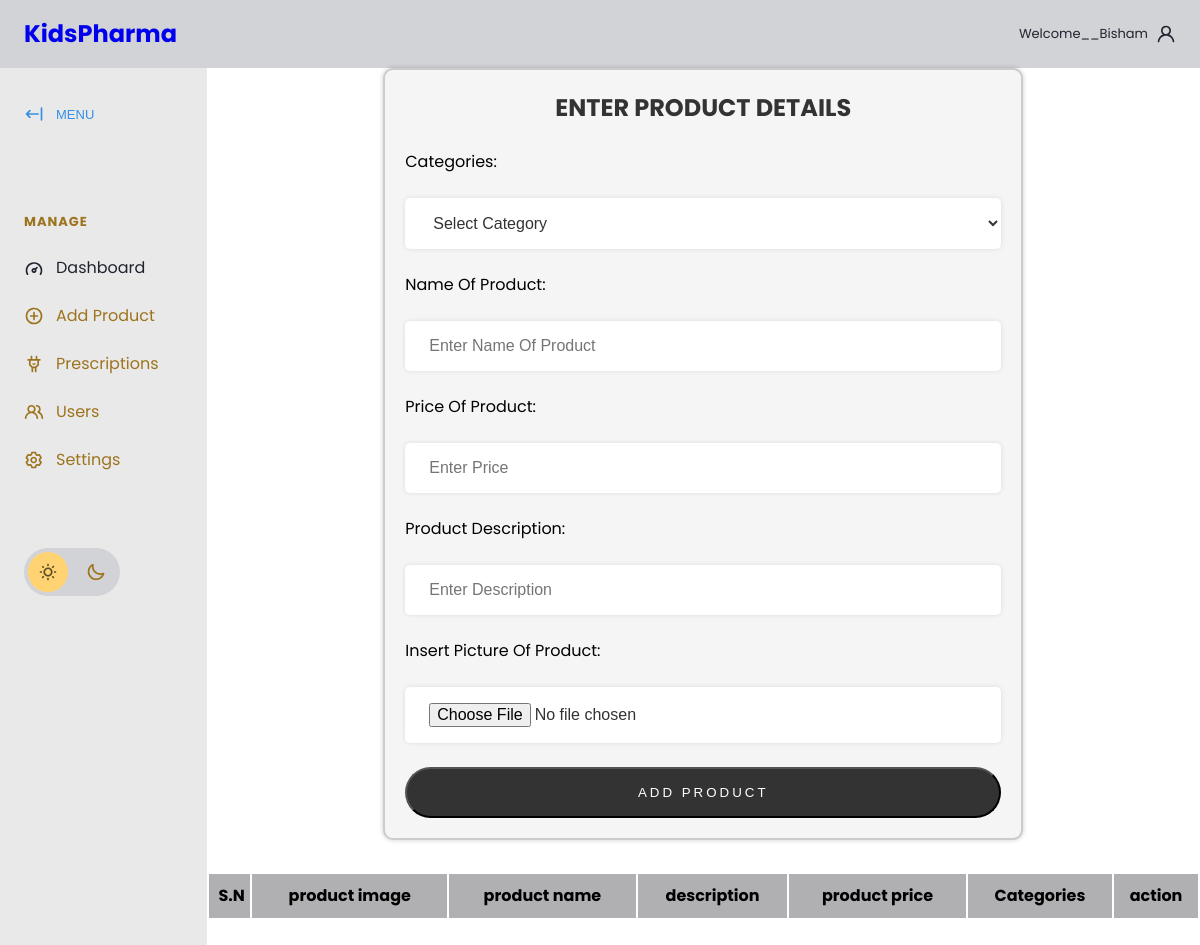
The app's page /php/addproduct.php, older data.
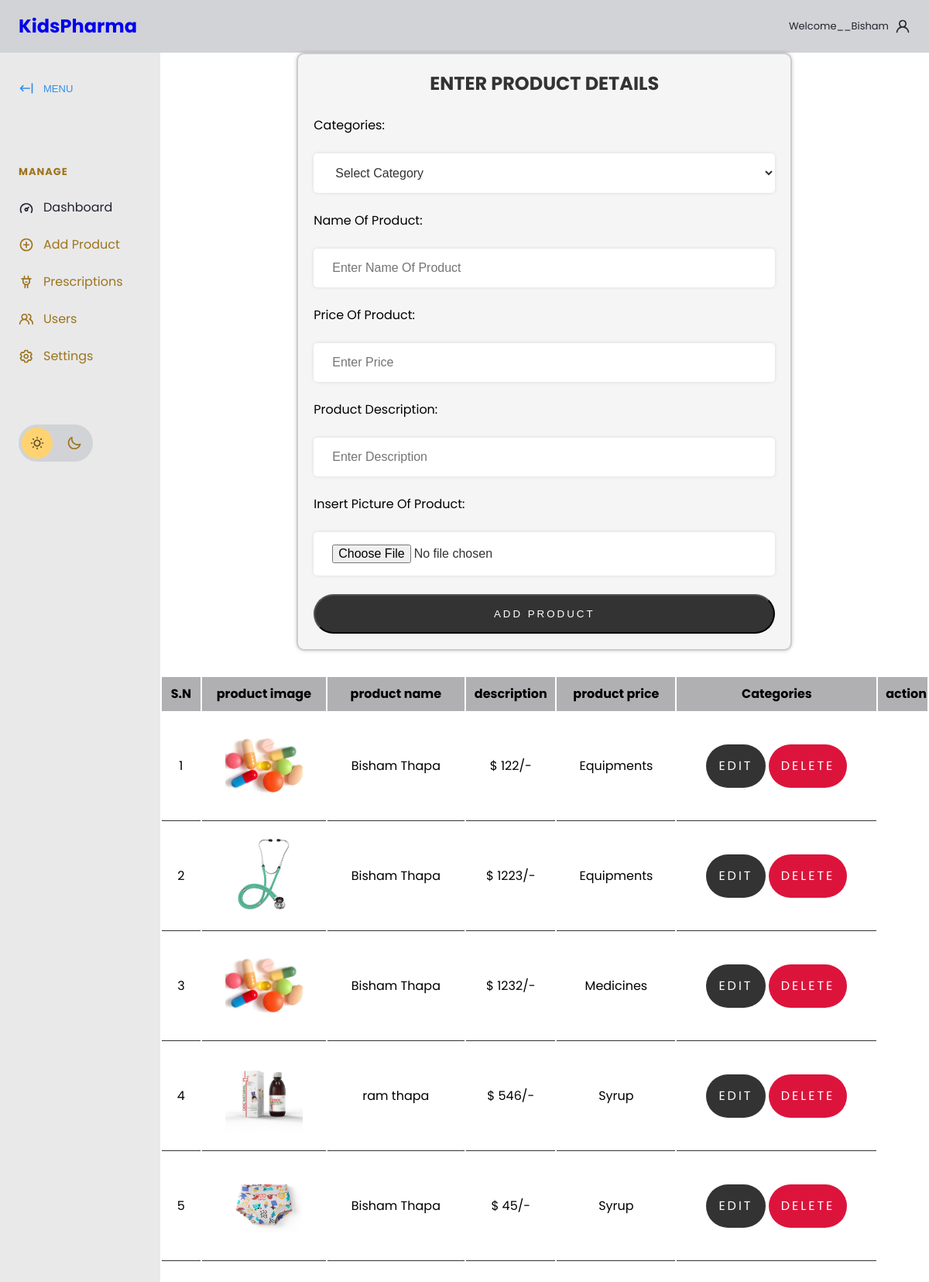
The same page, newer data.
### tables this page shows
CREATE TABLE `products` (
  `id` int(11) NOT NULL,
  `categories` varchar(227) NOT NULL,
  `product_name` varchar(225) DEFAULT NULL,
  `product_price` varchar(225) DEFAULT NULL,
  `product_img` varchar(225) DEFAULT NULL,
  `c_id` int(11) DEFAULT NULL,
  `description` varchar(200) DEFAULT NULL
);

CREATE TABLE `categories` (
  `c_id` int(11) NOT NULL,
  `c_title` varchar(399) DEFAULT NULL
);

### php/addproduct.php (the view, shortened to what the changed rows need)
<?php
include_once('connection.php');
?>
<!DOCTYPE html>
<html lang="en">
<head>
   <link rel="stylesheet" href="https://cdn.jsdelivr.net/npm/modern-normalize@1.1.0/modern-normalize.min.css">
   <link rel="stylesheet" href="app.css">
   <link rel="stylesheet" href="./product.css">
</head>
<body>
   <header id="main-header">
      <nav>
         <ul>
            <li id="main-header__logo">
               <a href="index.html">
               <h1>KidsPharma</h1>
               </a>
            </li>
         </ul>
      </nav>
   </header>
   <section id="main">
      <div class="form-container">
         <div class="admin-product-form-container">
            <?php
$sql = "SELECT * FROM products JOIN categories ON categories.c_id = products.c_id";
$result = mysqli_query($conn, $sql);
$sn = 1;
?>
<div class="product-display">
   <table class="product-display-table">
      <thead>
         <tr>
            <th>S.N</th>
            <th>product image</th>
            <th>product name</th>
            <th>description</th>
            <th>product price</th>
            <th>Categories</th>
            <th>action</th>
         </tr>
      </thead>
      <?php while ($row = mysqli_fetch_assoc($result)) { ?>
         <tr>
            <td>
               <?php echo $sn++; ?>
            </td>
            <td><img src="upload_image/<?php echo $row['product_img']; ?>" height="100"></td>
            <td>
               <?php echo $row['product_name']; ?>
            </td>
            <td>$
               <?php echo $row['product_price']; ?>/-
            </td>
            <td>
               <?php echo $row['c_title']; ?>
            </td>
            <td>
               <a href="./update.php?edit=<?php echo $row['c_id']; ?>" class="btn" style="width: fit-content;">
                      edit
               </a>
               <a href="addproduct.php?delete=<?php echo $row['c_id']; ?>" class="btn" style="width: fit-content;">
                    delete
               </a>
            </td>
         </tr>
      <?php } ?>
   </table>
</div>
</body>
</html>

Row changes from the older to the newer data that the page shows:
added products: product_img (picture), product_name "Bisham Thapa", product_price "122", c.c_title "Equipments"
added products: product_img (picture), product_name "Bisham Thapa", product_price "1223", c.c_title "Equipments"
added products: product_img (picture), product_name "Bisham Thapa", product_price "1232", c.c_title "Medicines"
added products: product_img (picture), product_name "ram thapa", product_price "546", c.c_title "Syrup"
added products: product_img (picture), product_name "Bisham Thapa", product_price "45", c.c_title "Syrup"
